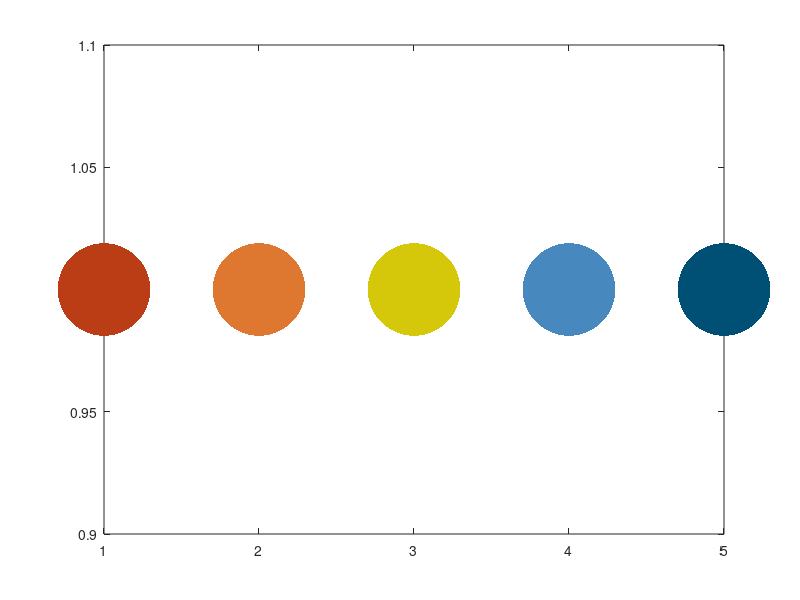
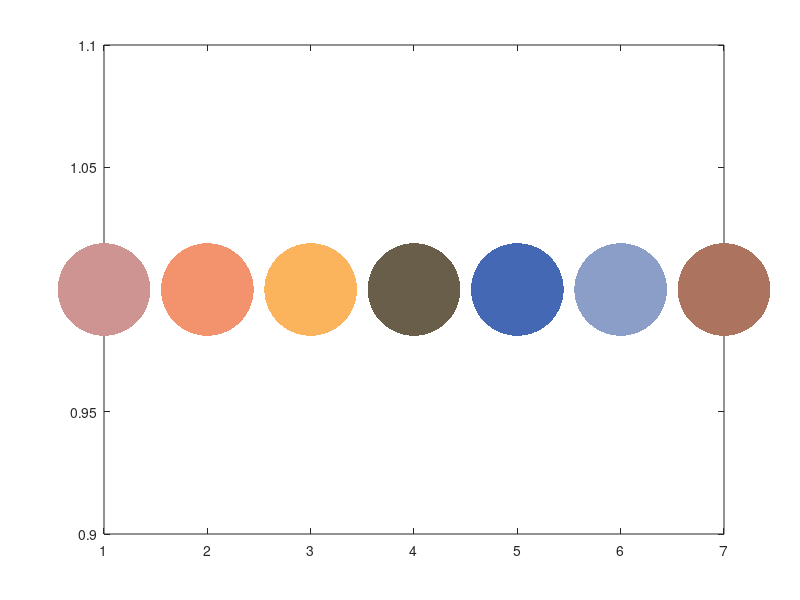
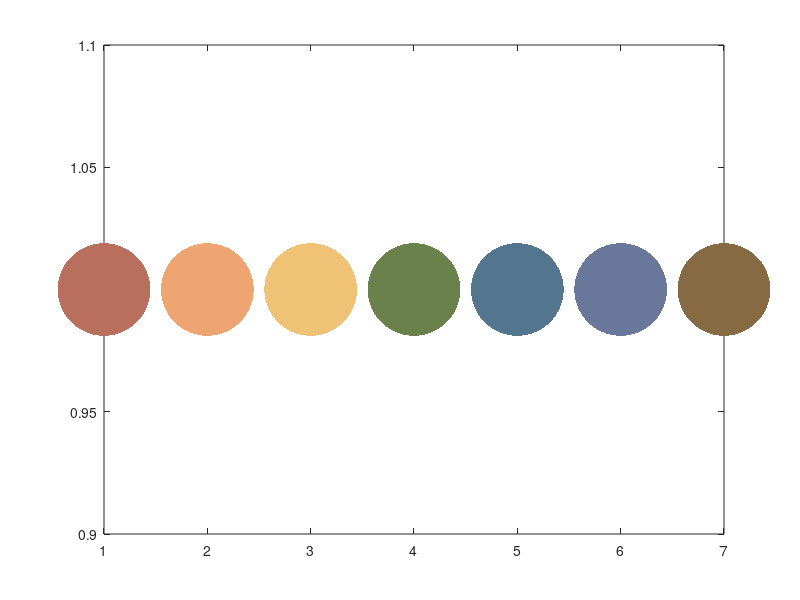
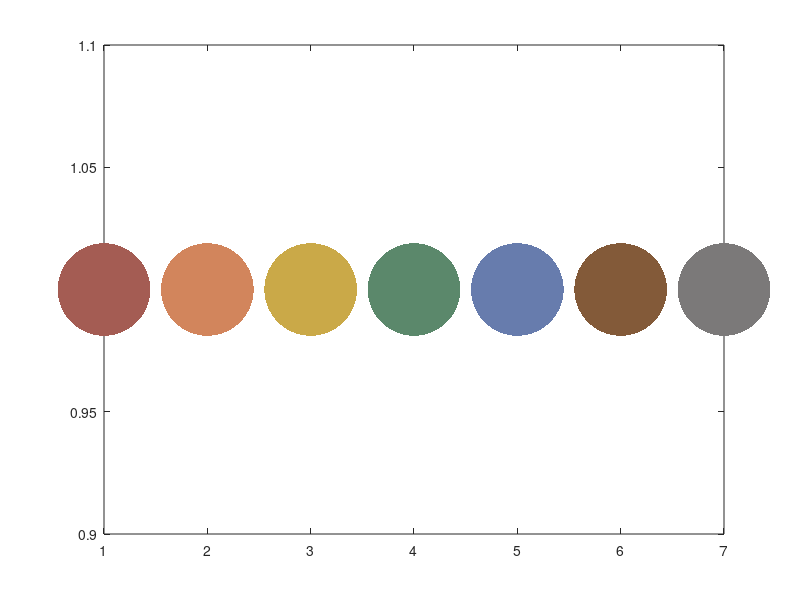

Write the MATLAB code that produced these figures, in order. (Note: this script raises an error after producing the figures.)
clear;

%% Red orange yellow green 
    red = [199, 0, 0];
    orange = [255, 98, 0];
    yellow = [255, 195, 0];
    green = [17, 148, 0];
    
    column1 = [interp1([0,1],[red(1),orange(1)],linspace(0,1,25)),interp1([0,1],[orange(1),yellow(1)],linspace(0,1,25)),interp1([0,1],[yellow(1),green(1)],linspace(0,1,25))]';
    column2 = [interp1([0,1],[red(2),orange(2)],linspace(0,1,25)),interp1([0,1],[orange(2),yellow(2)],linspace(0,1,25)),interp1([0,1],[yellow(2),green(2)],linspace(0,1,25))]';
    column3 = [interp1([0,1],[red(3),orange(3)],linspace(0,1,25)),interp1([0,1],[orange(3),yellow(3)],linspace(0,1,25)),interp1([0,1],[yellow(3),green(3)],linspace(0,1,25))]';
    
    royg = [column1,column2,column3];
    royg = royg./255;
    
    clearvars red orange yellow green column1 column2 column3 
   % save('royg.mat')
 
%% Orli's colormap
    red = [186,61,22];
    orange = [222,119,48];
    %yellow = [213,216,110];
    yellow = [213,200,10]; %made it darker
    blue = [71,137,191];
    darkblue = [0,80,117];
    colors = vertcat(red,orange,yellow,blue,darkblue);
    colors = colors./255;
    figure
    for i = 1:size(colors,1)
        plot(i,1,'.','MarkerSize',200,'Color',colors(i,:));
        hold on 
    end
    orli = colors;
    clearvars i red orange yellow blue darkblue colors
    save('orli.mat')
    
%% Haystacks: Sunset 
    pink = [205,148,146];
    orange = [243,147,109];
    yellow = [251,179,92];
    green = [105,94,73];
    blue = [69,104,181];
    peri = [138,158,199];
    brown = [172,116,95];
    colors = vertcat(pink,orange,yellow,green,blue,peri,brown);
    colors = colors./255;
    figure
    for i = 1:size(colors,1)
        plot(i,1,'.','MarkerSize',200,'Color',colors(i,:));
        hold on
        
    end
    
    %% Haystacks: End of summer
	purple = [105,119,154];
    pink = [184,111,94];
    orange = [239,165,114];
    yellow = [240,194,117];
    green = [107,129,76];
    blue = [83,118,142];
    brown = [134,106,67];
    colors = vertcat(pink,orange,yellow,green,blue,purple,brown);
    colors = colors./255;
    figure
    for i = 1:size(colors,1)
        plot(i,1,'.','MarkerSize',200,'Color',colors(i,:));
        hold on
        
    end
    
    %% Haystacks: End of summer 2
	purple = [103,124,173];
    pink = [164,92,83];
    orange = [210,133,92];
    yellow = [202,169,72];
    green = [91,136,107];
    brown = [131,90,57];
    gray = [123,121,121];
    colors = vertcat(pink,orange,yellow,green,purple,brown,gray);
    colors = colors./255;
    figure
    for i = 1:size(colors,1)
        plot(i,1,'.','MarkerSize',200,'Color',colors(i,:));
        hold on
        
    end
    
    haystacks = colors;
    clearvars i pink orange yellow green purple brown gray colors
    save('haystacks.mat')
%% ColorBrewer Rainbow
cbRainbow = [...
    158,1,66;...
    213,62,79;...
    244,109,67;...
    253,174,97;...
    254,224,139;...
    255,255,191;...
    230,245,152;...
    171,221,164;...
    102,194,165;...
    50,136,189;...
    94,79,162];

cbRainbow = cbRainbow./255;
save('cbRainbow.mat')

%% ColorBrewer Rainbow8
clear
cbRainbow8 = [...
    213,62,79;...
    244,109,67;...
    253,174,97;...
    254,224,139;...
    230,245,152;...
    171,221,164;...
    102,194,165;...
    50,136,189];

cbRainbow8 = cbRainbow8./255;
save('cbRainbow8.mat')

%% ColorBrewer Red Yellow Blue
clear
cbRYB = [...
    165,0,38;...
    215,48,39;...
    244,109,67;...
    253,174,97;...
    254,224,144;...
    255,255,191;...
    224,243,248;...
    171,217,233;...
    116,173,209;...
    69,117,180;...
    49,54,149];

cbRYB = cbRYB./255;
save('cbRYB.mat')

%% ColorBrewer Red Blue
clear
cbRB = [...
    03,0,31;...
    178,24,43;...
    214,96,77;...
    244,165,130;...
    253,219,199;...
    247,247,247;...
    209,229,240;...
    146,197,222;...
    67,147,195;...
    33,102,172;...
    5,48,97];

cbRB = cbRB./255;
save('cbRB.mat')

%% ColorBrewer Pink Green
clear
cbPG = [...
    142,1,82;...
    197,27,125;...
    222,119,174;...
    241,182,218;...
    253,224,239;...
    247,247,247;...
    230,245,208;...
    184,225,134;...
    127,188,65;...
    77,146,33;...
    39,100,25];
    
cbPG = cbPG./255;  
save('cbPG.mat')

%% Custom Rainbow
clear
customRainbow = [...
    199, 0, 0;...  
    255, 98, 0;...
    255, 195, 0;...
    17, 148, 0;...
    0, 161, 179;...
    0, 71, 153;...
    83, 0, 184;...
    179, 0, 152];
customRainbow = customRainbow./255;  

    figure
    for i = 1:size(customRainbow,1)
        plot(i,1,'.','MarkerSize',200,'Color',customRainbow(i,:));
        hold on
        
    end

%save('customRainbow.mat')

%% Custom Rainbow No Green
clear
customRainbowNoGreen = [...
    230, 0, 0;...  
    255, 128, 0;...
    240, 208, 0;...
    0, 224, 202;...
    0, 176, 224;...
    0, 67, 224;...
    153, 0, 224;...
    224, 0, 131];
customRainbowNoGreen = customRainbowNoGreen./255;  
save('customRainbowNoGreen.mat')

%% Custom Summer
clear
customSummer = [horzcat(interp1([0,1],[0,240],linspace(0,1,5))',interp1([0,1],[128,208],linspace(0,1,5))',interp1([0,1],[96,0],linspace(0,1,5))')];
customSummer = customSummer./255;  
save('customSummer.mat')

%% Custom Blue
clear
customBlue = [horzcat(interp1([0,1],[0,0],linspace(0,1,5))',interp1([0,1],[67,176],linspace(0,1,5))',interp1([0,1],[224,224],linspace(0,1,5))')];
customBlue = customBlue./255;  
save('customBlue.mat')

%% Rainbow2d
clear
R=[1 0;
   1 0];
G=[1 1
   0 0];
B=[0 0
   0 1];
R = interp2(R,8);
G = interp2(G,8);
B = interp2(B,8);
I = uint8(230*cat(3,R,G,B));
image(I)
pixThird = round(size(I,1)/3);
pixHalf = round(size(I,1)/2);
rainbow2d = [...
%Top row    
I(1,1,1), I(1,1,2), I(1,1,3);
I(1,pixThird,1), I(1,pixThird,2), I(1,pixThird,3);
I(1,2*pixThird,1), I(1,2*pixThird,2), I(1,2*pixThird,3);
I(1,end,1), I(1,end,2), I(1,end,3);
%Middle posture
I(pixThird,pixHalf,1), I(pixThird,pixHalf,2), I(pixThird,pixHalf,3);
%Bottom row
I(2*pixThird,pixThird,1), I(2*pixThird,pixThird,2), I(2*pixThird,pixThird,3);
I(2*pixThird,2*pixThird,1), I(2*pixThird,2*pixThird,2), I(2*pixThird,2*pixThird,3);
];

figure
hold on
for i = 1:4
   plot(i,3,'.','MarkerSize',20,'Color',rainbow2d(i,:)) 
end
    plot(2.5,2,'.','MarkerSize',20,'Color',rainbow2d(5,:)) 
for i = 6:7
    plot(i-4,1,'.','MarkerSize',20,'Color',rainbow2d(i,:)) 
end
clearvars B G R i I pixHalf pixThird
%save('rainbow2d.mat')

%% Green and purple colormap for targets
clear;
    yellow = [255, 195, 0]./255;
    green = [17, 148, 0]./255;
    darkpurple = [83, 0, 184]./255;
    purple = [179, 0, 152]./255;
    lightblue = [0, 161, 179]./255;
    salmon = [1 .549 .412];
    darkblue = [0, 71, 153]./255;
    
    numSteps = 4;
    
    column = 1;
    column1 = [interp1([0,1],[green(column),lightblue(column)],linspace(0,1,2)),...
        interp1([0,1],[lightblue(column),purple(column)],linspace(1/2,1,2)),...
        interp1([0,1],[purple(column),salmon(column)],linspace(1/2,1,2)),...
        interp1([0,1],[salmon(column),green(column)],linspace(1/4,1/2,2))]';
    column = 2;
    column2 = [interp1([0,1],[green(column),lightblue(column)],linspace(0,1,2)),...
        interp1([0,1],[lightblue(column),purple(column)],linspace(1/2,1,2)),...
        interp1([0,1],[purple(column),salmon(column)],linspace(1/2,1,2)),...
        interp1([0,1],[salmon(column),green(column)],linspace(1/4,1/2,2))]';
    column = 3;
    column3 = [interp1([0,1],[green(column),lightblue(column)],linspace(0,1,2)),...
        interp1([0,1],[lightblue(column),purple(column)],linspace(1/2,1,2)),...
        interp1([0,1],[purple(column),salmon(column)],linspace(1/2,1,2)),...
        interp1([0,1],[salmon(column),green(column)],linspace(1/4,1/2,2))]';
    
%         interp1([0,1],[purple(1),salmon(1)],linspace(0,1,numSteps))]';
%     column2 = [interp1([0,1],[green(2),purple(2)],linspace(0,1,numSteps)),...
%         interp1([0,1],[purple(2),salmon(2)],linspace(0,1,numSteps))]';
%     column3 = [interp1([0,1],[green(3),purple(3)],linspace(0,1,numSteps)),...
%         interp1([0,1],[purple(3),salmon(3)],linspace(0,1,numSteps))]';
%    
%     numSteps = 8;
%    column1 = [interp1([0,1],[green(1),purple(1)],linspace(0,1,numSteps))]';
%     column2 = [interp1([0,1],[green(2),purple(2)],linspace(0,1,numSteps))]';
%     column3 = [interp1([0,1],[green(3),purple(3)],linspace(0,1,numSteps))]';
%     
    
    purpleAndGreen = [column1,column2,column3];
    



    figure
    for i = 1:size(purpleAndGreen,1)
        plot(i,1,'.','MarkerSize',200,'Color',purpleAndGreen(i,:));
        hold on
        
    end
    clearvars  i numSteps purple yellow green darkpurple lightblue column1 column2 column3 darkblue salmon column
   % save('purpleAndGreen.mat')
   
%% Purple and green 2
clear;

    %Even brighter
%     green = [25, 210, 0]./255;
%     purple = [220, 0, 185]./255;
    
    
    green = [25, 210, 1]./255;
    purple = [247, 1, 155]./255;
    
%     %Purple to green over all 8 targets
%     numSteps = 8;
%     column1 = [interp1([0,1],[green(1),purple(1)],linspace(0,1,numSteps))]';
%     column2 = [interp1([0,1],[green(2),purple(2)],linspace(0,1,numSteps))]';
%     column3 = [interp1([0,1],[green(3),purple(3)],linspace(0,1,numSteps))]';
    

    %Purple to green over first 5 targets
    numSteps = 5;
    column1 = [interp1([0,1],[green(1),purple(1)],linspace(0,1,numSteps))]';
    column2 = [interp1([0,1],[green(2),purple(2)],linspace(0,1,numSteps))]';
    column3 = [interp1([0,1],[green(3),purple(3)],linspace(0,1,numSteps))]';
    column1 = vertcat(column1,flip(column1(2:4)));
    column2 = vertcat(column2,flip(column2(2:4)));
    column3 = vertcat(column3,flip(column3(2:4)));
    
    
    purpleAndGreen = [column1,column2,column3];
    
    figure
    for i = 1:size(purpleAndGreen,1)
        plot(i,1,'.','MarkerSize',200,'Color',purpleAndGreen(i,:));
        hold on
        
    end
   clearvars  i numSteps purple  green  lightblue column1 column2 column3   
   save('purpleAndGreen2.mat')
